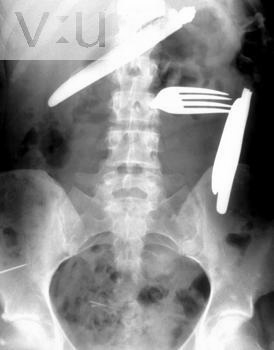
%> input picture BME7112_Data_File_1.tif, 274 x 350 px
$ octave BME7112_HW1B_DAVE_PartA.m   (GNU Octave 9; MATLAB toolbox functions it lacks are replaced by stand-ins)
%> lines starting %> are read from the running program, lines starting %| are printed output that depends on the picture
% Hemal Ketan Dave Biomedical Image Processing Project 1

%% Part A
% clear all the workspace & figures.
clc;
close all;
clear all;
% read the image which is given.
ImageA =  imread('BME7112_Data_File_1.tif');
%> ImageA is the input picture: size 350x274 uint8; min 0, max 254, mean 141.7
% select the object
ImageB = imcrop(ImageA,[150 82 85 34]);
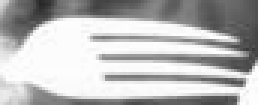
%> ImageB: size 35x86 uint8 (shown 3 times larger); min 39, max 254, mean 183.7
% max and minimum gray scale value
max_ImageA = max(max(ImageA));
%> max_ImageA = 254
min_ImageA = min(min(ImageA));
%> min_ImageA = 0
% size Of image A
[height_a,width_a] = size(ImageA);
%> height_a = 350; width_a = 274
% size of ImageB
[height_b,width_b] = size(ImageB);
%> height_b = 35; width_b = 86
% save Image B
imwrite(ImageB,'BME7112_HW1A_DAVE_ImageB.png');
%finding the bit depth
i = imfinfo('BME7112_Data_File_1.tif');
 % plot the image.
subplot(1,2,1)
imshow(ImageA);
title({'Image A';[' Image Size = ',num2str(width_a),' x ',num2str(height_a),' (Width x Height)'];['Maximum Grayscale = ',num2str(max_ImageA)];['Minimum Grayscale = ',num2str(min_ImageA)]});
% displaying the cropped image.
subplot(1,2,2)
imshow(ImageB);
title({'Image B';[' Image Size = ',num2str(width_b),' x ',num2str(height_b),' (Width x Height)']});
